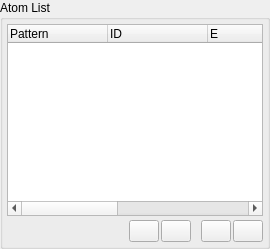
      <widget class="QWidget" name="AtomListPage" >
       <layout class="QVBoxLayout" >
        <property name="margin" >
         <number>0</number>
        </property>
        <property name="spacing" >
         <number>2</number>
        </property>
        <item>
         <widget class="QGroupBox" name="AtomListGroup" >
          <property name="sizePolicy" >
           <sizepolicy>
            <hsizetype>7</hsizetype>
            <vsizetype>7</vsizetype>
            <horstretch>0</horstretch>
            <verstretch>0</verstretch>
           </sizepolicy>
          </property>
          <property name="title" >
           <string>Atom List</string>
          </property>
          <layout class="QVBoxLayout" >
           <property name="margin" >
            <number>4</number>
           </property>
           <property name="spacing" >
            <number>4</number>
           </property>
           <item>
            <widget class="TTreeWidget" name="AtomTreeList" >
             <property name="sizePolicy" >
              <sizepolicy>
               <hsizetype>7</hsizetype>
               <vsizetype>7</vsizetype>
               <horstretch>0</horstretch>
               <verstretch>0</verstretch>
              </sizepolicy>
             </property>
             <property name="selectionMode" >
              <enum>QAbstractItemView::MultiSelection</enum>
             </property>
             <column>
              <property name="text" >
               <string>Pattern</string>
              </property>
             </column>
             <column>
              <property name="text" >
               <string>ID</string>
              </property>
             </column>
             <column>
              <property name="text" >
               <string>E</string>
              </property>
             </column>
             <column>
              <property name="text" >
               <string>X</string>
              </property>
             </column>
             <column>
              <property name="text" >
               <string>Y</string>
              </property>
             </column>
             <column>
              <property name="text" >
               <string>Z</string>
              </property>
             </column>
            </widget>
           </item>
           <item>
            <layout class="QHBoxLayout" >
             <property name="margin" >
              <number>0</number>
             </property>
             <property name="spacing" >
              <number>2</number>
             </property>
             <item>
              <spacer>
               <property name="orientation" >
                <enum>Qt::Horizontal</enum>
               </property>
               <property name="sizeHint" >
                <size>
                 <width>40</width>
                 <height>20</height>
                </size>
               </property>
              </spacer>
             </item>
             <item>
              <widget class="QPushButton" name="ShiftUpButton" >
               <property name="maximumSize" >
                <size>
                 <width>30</width>
                 <height>30</height>
                </size>
               </property>
               <property name="toolTip" >
                <string>Move selected atoms up one place in list</string>
               </property>
               <property name="text" >
                <string/>
               </property>
               <property name="icon" >
                <iconset resource="icons.qrc" >:/arrows/icons/arrow_up.svg</iconset>
               </property>
              </widget>
             </item>
             <item>
              <widget class="QPushButton" name="ShiftDownButton" >
               <property name="maximumSize" >
                <size>
                 <width>30</width>
                 <height>30</height>
                </size>
               </property>
               <property name="toolTip" >
                <string>Move selected atoms down one place in list</string>
               </property>
               <property name="text" >
                <string/>
               </property>
               <property name="icon" >
                <iconset resource="icons.qrc" >:/arrows/icons/arrow_down.svg</iconset>
               </property>
              </widget>
             </item>
             <item>
              <spacer>
               <property name="orientation" >
                <enum>Qt::Horizontal</enum>
               </property>
               <property name="sizeType" >
                <enum>QSizePolicy::Fixed</enum>
               </property>
               <property name="sizeHint" >
                <size>
                 <width>8</width>
                 <height>20</height>
                </size>
               </property>
              </spacer>
             </item>
             <item>
              <widget class="QPushButton" name="MoveToStartButton" >
               <property name="maximumSize" >
                <size>
                 <width>30</width>
                 <height>30</height>
                </size>
               </property>
               <property name="toolTip" >
                <string>Move selected atoms to start of list</string>
               </property>
               <property name="text" >
                <string/>
               </property>
               <property name="icon" >
                <iconset resource="icons.qrc" >:/arrows/icons/arrow_upline.svg</iconset>
               </property>
              </widget>
             </item>
             <item>
              <widget class="QPushButton" name="MoveToEndButton" >
               <property name="maximumSize" >
                <size>
                 <width>30</width>
                 <height>30</height>
                </size>
               </property>
               <property name="toolTip" >
                <string>Move selected atoms to end of list</string>
               </property>
               <property name="text" >
                <string/>
               </property>
               <property name="icon" >
                <iconset resource="icons.qrc" >:/arrows/icons/arrow_downline.svg</iconset>
               </property>
              </widget>
             </item>
            </layout>
           </item>
          </layout>
         </widget>
        </item>
       </layout>
      </widget>
